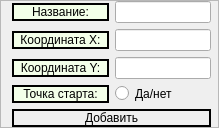
                      <widget class="QWidget" name="page_1_point">
                       <layout class="QGridLayout" name="gridLayout_9">
                        <property name="leftMargin">
                         <number>0</number>
                        </property>
                        <property name="topMargin">
                         <number>0</number>
                        </property>
                        <property name="rightMargin">
                         <number>0</number>
                        </property>
                        <property name="bottomMargin">
                         <number>0</number>
                        </property>
                        <item row="0" column="0">
                         <widget class="QFrame" name="page_1_frame_point">
                          <property name="sizePolicy">
                           <sizepolicy hsizetype="Expanding" vsizetype="Expanding">
                            <horstretch>0</horstretch>
                            <verstretch>0</verstretch>
                           </sizepolicy>
                          </property>
                          <property name="frameShape">
                           <enum>QFrame::StyledPanel</enum>
                          </property>
                          <property name="frameShadow">
                           <enum>QFrame::Raised</enum>
                          </property>
                          <layout class="QGridLayout" name="gridLayout_7" rowstretch="2,0,0,0,0" columnstretch="1,1" columnminimumwidth="0,0">
                           <property name="leftMargin">
                            <number>11</number>
                           </property>
                           <property name="topMargin">
                            <number>0</number>
                           </property>
                           <property name="rightMargin">
                            <number>7</number>
                           </property>
                           <property name="bottomMargin">
                            <number>0</number>
                           </property>
                           <item row="3" column="0">
                            <widget class="QLabel" name="isStartLabel">
                             <property name="sizePolicy">
                              <sizepolicy hsizetype="Expanding" vsizetype="Preferred">
                               <horstretch>0</horstretch>
                               <verstretch>0</verstretch>
                              </sizepolicy>
                             </property>
                             <property name="styleSheet">
                              <string notr="true">font: 75 9pt &quot;Microsoft Tai Le&quot;;
border: 2px solid black #cccccc;
border-radius: 10px;
background-color: rgb(243, 255, 233);</string>
                             </property>
                             <property name="text">
                              <string>Точка старта:</string>
                             </property>
                             <property name="alignment">
                              <set>Qt::AlignCenter</set>
                             </property>
                            </widget>
                           </item>
                           <item row="2" column="0">
                            <widget class="QLabel" name="YCoordLabelPoint">
                             <property name="sizePolicy">
                              <sizepolicy hsizetype="Expanding" vsizetype="Fixed">
                               <horstretch>0</horstretch>
                               <verstretch>0</verstretch>
                              </sizepolicy>
                             </property>
                             <property name="styleSheet">
                              <string notr="true">font: 75 9pt &quot;Microsoft Tai Le&quot;;
border: 2px solid black #cccccc;
border-radius: 10px;
background-color: rgb(243, 255, 233);</string>
                             </property>
                             <property name="text">
                              <string>Координата Y:</string>
                             </property>
                             <property name="alignment">
                              <set>Qt::AlignCenter</set>
                             </property>
                            </widget>
                           </item>
                           <item row="1" column="1">
                            <widget class="QLineEdit" name="XCoordLineEditPoint">
                             <property name="sizePolicy">
                              <sizepolicy hsizetype="Expanding" vsizetype="Fixed">
                               <horstretch>0</horstretch>
                               <verstretch>0</verstretch>
                              </sizepolicy>
                             </property>
                            </widget>
                           </item>
                           <item row="1" column="0">
                            <widget class="QLabel" name="XCoordLabelPoint">
                             <property name="sizePolicy">
                              <sizepolicy hsizetype="Expanding" vsizetype="Fixed">
                               <horstretch>0</horstretch>
                               <verstretch>0</verstretch>
                              </sizepolicy>
                             </property>
                             <property name="styleSheet">
                              <string notr="true">font: 75 9pt &quot;Microsoft Tai Le&quot;;
border: 2px solid black #cccccc;
border-radius: 10px;
background-color: rgb(243, 255, 233);</string>
                             </property>
                             <property name="text">
                              <string>Координата X:</string>
                             </property>
                             <property name="alignment">
                              <set>Qt::AlignCenter</set>
                             </property>
                            </widget>
                           </item>
                           <item row="0" column="0">
                            <widget class="QLabel" name="pointNameLabel">
                             <property name="sizePolicy">
                              <sizepolicy hsizetype="Expanding" vsizetype="Fixed">
                               <horstretch>0</horstretch>
                               <verstretch>0</verstretch>
                              </sizepolicy>
                             </property>
                             <property name="layoutDirection">
                              <enum>Qt::LeftToRight</enum>
                             </property>
                             <property name="styleSheet">
                              <string notr="true">font: 75 9pt &quot;Microsoft Tai Le&quot;;
border: 2px solid black #cccccc;
border-radius: 10px;
background-color: rgb(243, 255, 233);</string>
                             </property>
                             <property name="text">
                              <string>Название:</string>
                             </property>
                             <property name="alignment">
                              <set>Qt::AlignCenter</set>
                             </property>
                             <property name="wordWrap">
                              <bool>true</bool>
                             </property>
                            </widget>
                           </item>
                           <item row="2" column="1">
                            <widget class="QLineEdit" name="YCoordLineEditPoint">
                             <property name="sizePolicy">
                              <sizepolicy hsizetype="Expanding" vsizetype="Fixed">
                               <horstretch>0</horstretch>
                               <verstretch>0</verstretch>
                              </sizepolicy>
                             </property>
                            </widget>
                           </item>
                           <item row="4" column="0" colspan="2">
                            <widget class="QPushButton" name="addPointButton">
                             <property name="sizePolicy">
                              <sizepolicy hsizetype="Minimum" vsizetype="Fixed">
                               <horstretch>0</horstretch>
                               <verstretch>0</verstretch>
                              </sizepolicy>
                             </property>
                             <property name="autoFillBackground">
                              <bool>false</bool>
                             </property>
                             <property name="styleSheet">
                              <string notr="true">QPushButton {
    border: 2px solid black #cccccc;
	border-radius: 10px;
}

QPushButton:pressed {
    margin-left: 1px;
    margin-top: 1px;
    margin-right: -1px;
    margin-bottom: -1px;
}


</string>
                             </property>
                             <property name="text">
                              <string>Добавить</string>
                             </property>
                             <property name="checkable">
                              <bool>true</bool>
                             </property>
                            </widget>
                           </item>
                           <item row="0" column="1">
                            <widget class="QLineEdit" name="pointNameLineEdit"/>
                           </item>
                           <item row="3" column="1">
                            <widget class="QRadioButton" name="isStartRadioButton">
                             <property name="styleSheet">
                              <string notr="true">QRadioButton { border: none; outline: none; }</string>
                             </property>
                             <property name="text">
                              <string>Да/нет</string>
                             </property>
                            </widget>
                           </item>
                          </layout>
                         </widget>
                        </item>
                       </layout>
                      </widget>
